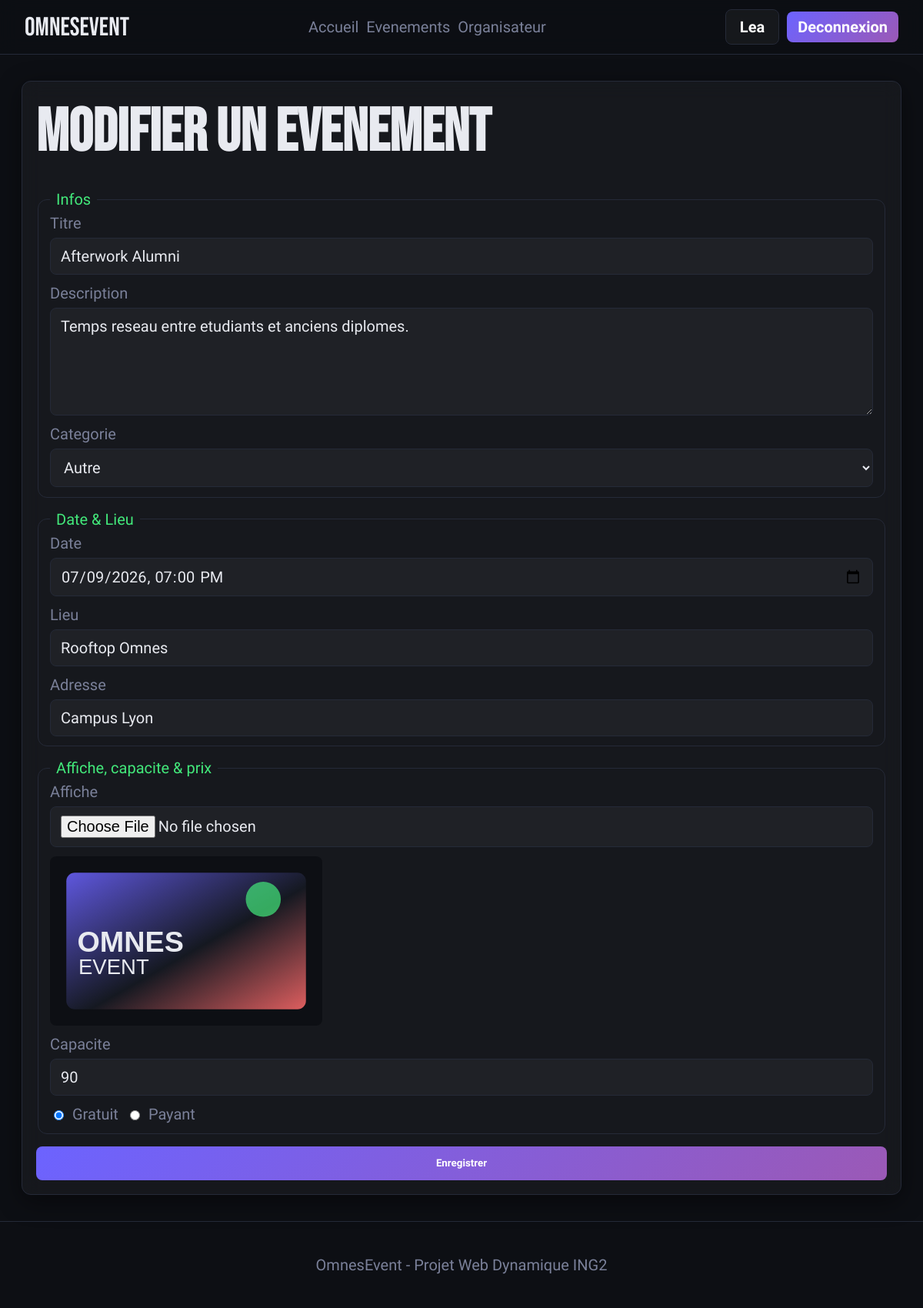
/event/edit.php?id=5 (signed in), run on the app's committed database.
### tables this page shows
CREATE TABLE evenements (
    id INT AUTO_INCREMENT PRIMARY KEY,
    titre VARCHAR(180) NOT NULL,
    description TEXT NOT NULL,
    categorie ENUM('Soirée','Sport','Culture','Conférence','Autre') NOT NULL,
    date_evenement DATETIME NOT NULL,
    nom_lieu VARCHAR(180) NOT NULL,
    adresse_lieu VARCHAR(255),
    latitude DECIMAL(10,7) NULL,
    longitude DECIMAL(10,7) NULL,
    url_affiche VARCHAR(255),
    capacite INT NOT NULL,
    prix DECIMAL(8,2) NOT NULL DEFAULT 0.00,
    cree_par INT NOT NULL,
    statut ENUM('en_attente','publie','annule') DEFAULT 'publie',
    cree_le DATETIME DEFAULT CURRENT_TIMESTAMP,
    CONSTRAINT fk_evenements_utilisateurs FOREIGN KEY (cree_par) REFERENCES utilisateurs(id) ON DELETE CASCADE
);

### event/edit.php (called while the page is built, shortened)
<?php
require_once __DIR__ . '/../includes/db.php';
require_once __DIR__ . '/../includes/auth.php';
$id = (int)($_GET['id'] ?? 0);
$req = $bdd->prepare('SELECT * FROM evenements WHERE id = ? AND cree_par = ?');
$req->execute(array($id, $_SESSION['utilisateur_id']));
$evenement = $req->fetch(PDO::FETCH_ASSOC);
$titrePage = 'Modifier un evenement';
include __DIR__ . '/../includes/header.php';
include __DIR__ . '/form.php';
include __DIR__ . '/../includes/footer.php';
?>

### includes/auth.php (called while the page is built, shortened)
<?php
function e($valeur) {
    return htmlspecialchars((string)$valeur, ENT_QUOTES, 'UTF-8');
}
function baseUrlSite() {
    $racineDocument = realpath($_SERVER['DOCUMENT_ROOT'] ?? '');
    $racineProjet = realpath(__DIR__ . '/..');
    if ($racineDocument && $racineProjet && strpos(strtolower($racineProjet), strtolower($racineDocument)) === 0) {
        $relatif = trim(str_replace('\\', '/', substr($racineProjet, strlen($racineDocument))), '/');
        return $relatif !== '' ? '/' . $relatif : '';
    }
    $script = $_SERVER['SCRIPT_NAME'] ?? '';
    $segments = explode('/', trim($script, '/'));
    return !empty($segments[0]) && substr($segments[0], -4) !== '.php' ? '/' . $segments[0] : '';
}
function urlSite($chemin = '') {
    if (strpos($chemin, '/omnesevent/') === 0) {
        $chemin = substr($chemin, strlen('/omnesevent'));
    } elseif ($chemin[0] !== '/') {
        $chemin = '/' . $chemin;
    }
    return baseUrlSite() . $chemin;
}
function prixEvenement($evenement) {
    return isset($evenement['prix']) ? max(0, (float)$evenement['prix']) : 0;
}
?>

### event/form.php (the view, shortened to what this page needs)
<section class="form-page">
    <form class="panel event-form validate-form" method="post" enctype="multipart/form-data">
        <h1><?php echo e($titrePage); ?></h1>
        <fieldset>
            <legend>Infos</legend>
            <label>Titre<input type="text" name="titre" required value="<?php echo e($evenement['titre'] ?? ''); ?>"></label>
            <label>Description<textarea name="description" required><?php echo e($evenement['description'] ?? ''); ?></textarea></label>
            <label>Categorie
                <select name="categorie">
                    <?php foreach (array('Soirée','Sport','Culture','Conférence','Autre') as $cat) { ?>
                        <option value="<?php echo e($cat); ?>" <?php if (($evenement['categorie'] ?? '') === $cat) echo 'selected'; ?>><?php echo e($cat); ?></option>
                    <?php } ?>
                </select>
            </label>
        </fieldset>
        <fieldset>
            <legend>Date & Lieu</legend>
            <label>Date<input type="datetime-local" name="date_evenement" required value="<?php echo isset($evenement['date_evenement']) ? date('Y-m-d\TH:i', strtotime($evenement['date_evenement'])) : ''; ?>"></label>
            <label>Lieu<input type="text" name="nom_lieu" required value="<?php echo e($evenement['nom_lieu'] ?? ''); ?>"></label>
            <label>Adresse<input type="text" name="adresse_lieu" value="<?php echo e($evenement['adresse_lieu'] ?? ''); ?>"></label>
        </fieldset>
        <fieldset>
            <legend>Affiche, capacite & prix</legend>
            <label>Affiche<input type="file" name="affiche" accept="image/jpeg,image/png,image/webp" class="preview-input"></label>
            <img class="preview-img" src="<?php echo e(!empty($evenement['url_affiche']) ? urlSite($evenement['url_affiche']) : ''); ?>" alt="">
            <label>Capacite<input type="number" name="capacite" min="1" required value="<?php echo e($evenement['capacite'] ?? ''); ?>"></label>
            <?php $prixActuel = prixEvenement($evenement ?? array()); ?>
            <div class="price-toggle" data-price-toggle>
                <label><input type="radio" name="mode_prix" value="gratuit" <?php if ($prixActuel <= 0) echo 'checked'; ?>> Gratuit</label>
                <label><input type="radio" name="mode_prix" value="payant" <?php if ($prixActuel > 0) echo 'checked'; ?>> Payant</label>
            </div>
        </fieldset>
        <button class="btn full" type="submit">Enregistrer</button>
    </form>
</section>

### assets/css/style.css (style rules this page uses)
:root { --bg: #0d0f14; --surface: #161a23; --border: #252a38; --accent: #6C63FF; --accent-2: #FF6B6B; --accent-3: #43E97B; --text: #E8EAF0; --text-muted: #7A8099; --radius: 12px; --shadow: 0 8px 32px rgba(0,0,0,0.45); }
* { box-sizing: border-box; }
body { margin: 0; background: var(--bg); color: var(--text); font-family: 'Barlow Condensed', Arial, sans-serif; font-size: 20px; letter-spacing: 0; }
img { max-width: 100%; display: block; }
.logo, h1, h2, h3 { font-family: 'Bebas Neue', Impact, sans-serif; letter-spacing: 0; }
.btn { min-height: 44px; border: 0; border-radius: 8px; padding: 10px 18px; display: inline-flex; align-items: center; justify-content: center; gap: 8px; color: white; cursor: pointer; background: linear-gradient(135deg, var(--accent), #9B59B6); transition: all .25s ease; font-family: inherit; font-weight: 700; }
.btn.full { width: 100%; }
h1 { font-size: 56px; line-height: .94; margin: 12px 0 22px; }
input, select, textarea { width: 100%; min-height: 44px; border: 1px solid var(--border); border-radius: 8px; padding: 11px 13px; background: rgba(255,255,255,.04); color: var(--text); font: inherit; }
textarea { min-height: 140px; resize: vertical; }
label { display: grid; gap: 7px; color: var(--text-muted); }
.section, .form-page, .auth-page, .detail-layout { width: min(1180px, 100%); margin: 0 auto; padding: 34px 18px; }
.event-card, .panel, .auth-card { background: rgba(255,255,255,0.04); backdrop-filter: blur(12px); border: 1px solid var(--border); border-radius: var(--radius); box-shadow: var(--shadow); }
.card-body, .panel, .auth-card { padding: 18px; }
.form-page .panel { display: grid; gap: 16px; }
fieldset { border: 1px solid var(--border); border-radius: var(--radius); display: grid; gap: 12px; }
legend { color: var(--accent-3); padding: 0 8px; }
.price-toggle { display: flex; gap: 10px; flex-wrap: wrap; }
.price-toggle label { display: flex; width: fit-content; align-items: center; gap: 8px; }
.price-toggle input { width: auto; min-height: 0; }
.preview-img { max-height: 220px; border-radius: 8px; object-fit: cover; display: none; }
.preview-img[src]:not([src=""]) { display: block; }
@media (min-width: 700px) { h1 { font-size: 78px; } }

### data on the page
evenements: titre "Afterwork Alumni", description "Temps reseau entre etudiants et anciens diplomes.", date_evenement "07/09/2026 19:00", nom_lieu "Rooftop Omnes", adresse_lieu "Campus Lyon", url_affiche (placeholder picture), capacite "90", prix "☑ Gratuit", prix "☐ Payant"

### other printed values
$_SESSION['prenom'] "Lea"
$titrePage "Modifier un evenement"
form field categorie "Autre"
